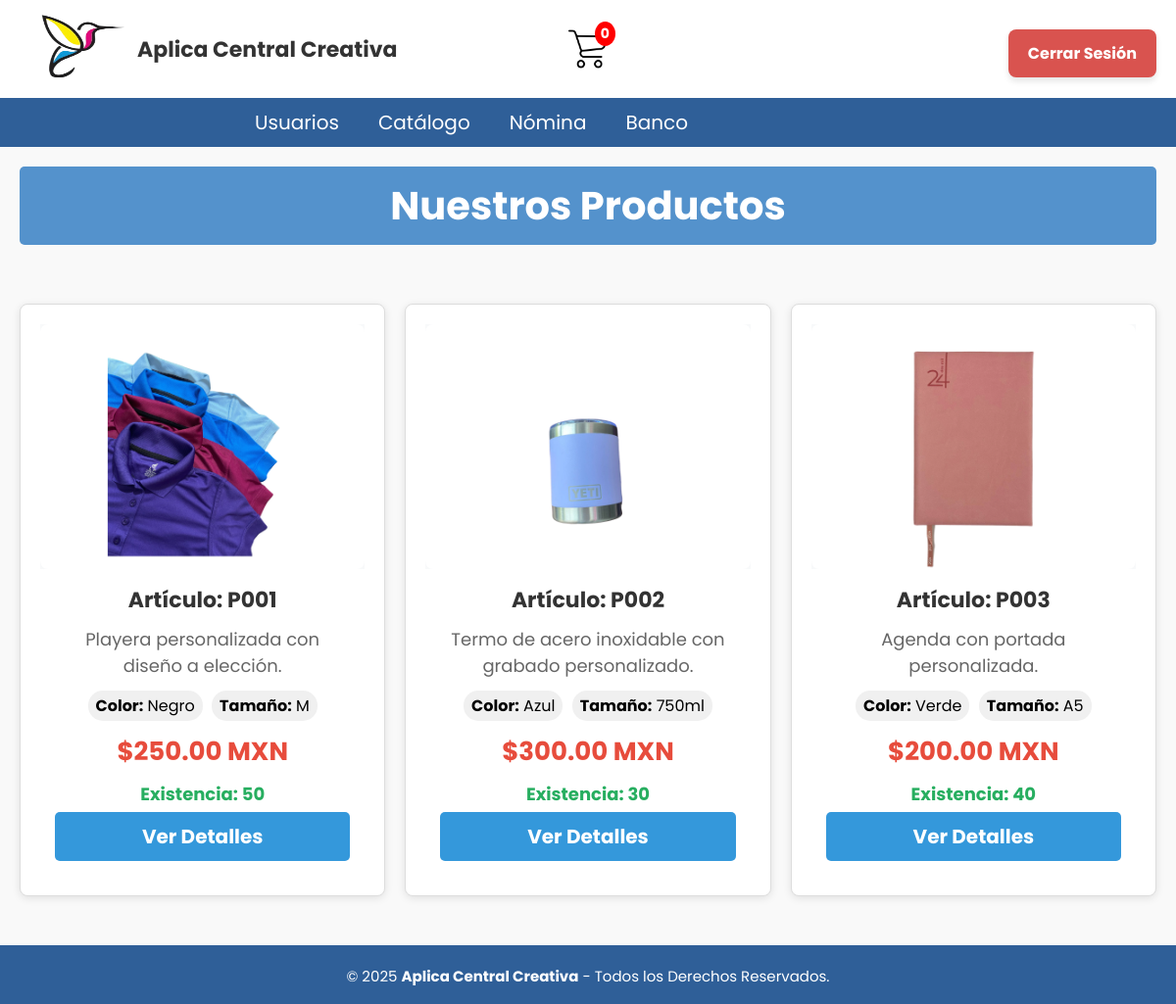
The app's page /Home/Home.php (signed in) with its own data.
### tables this page shows
CREATE TABLE articulos(
id_articulo VARCHAR(5) NOT NULL PRIMARY KEY UNIQUE,
descripcion TEXT NOT NULL,
id_detalle_articulo INT NOT NULL,
CONSTRAINT fk_deta_art FOREIGN KEY (id_detalle_articulo) REFERENCES detalle_articulos(id_detalle_articulo)
);

CREATE TABLE detalle_articulos(
id_detalle_articulo INT NOT NULL PRIMARY KEY AUTO_INCREMENT,
existencia INT NOT NULL,
costo DECIMAL(6,2) NOT NULL,
precio DECIMAL(6,2) NOT NULL,
id_proveedor INT NOT NULL,
estatus ENUM('Disponible','No Disponible','Descontinuado') DEFAULT 'Disponible',
CONSTRAINT fk_proveedor FOREIGN KEY (id_proveedor) REFERENCES usuario(id_usuario)
);

### Home/Home.php (the view, shortened to what this page needs)
<?php
include('../Nav/header.php');
?>
<!DOCTYPE html>
<html lang="es">
<head>
  <link rel="stylesheet" href="Home.css" />
</head>
<body>
<h1 class="titulo">Nuestros Productos</h1>
<div class="container">
  <div class="products-grid">
    <?php
    $sql = "SELECT DISTINCT
              a.id_articulo,
              a.descripcion,
              d.precio,
              d.existencia,
              d.estatus,
              d.id_detalle_articulo
            FROM articulos a
            INNER JOIN detalle_articulos d ON a.id_detalle_articulo = d.id_detalle_articulo
            WHERE d.estatus = 'Disponible'
            ORDER BY a.id_articulo";
    $resultado = $conn->query($sql);
    if ($resultado->num_rows > 0) {
        while ($row = $resultado->fetch_assoc()) {
            $sql_imagenes = "SELECT ac.valor
                            FROM articulo_completo ac
                            INNER JOIN atributos at ON ac.id_atributo = at.id_atributo
                            WHERE ac.id_articulo = ? AND at.nombre = 'Imagen'";
            $stmt = $conn->prepare($sql_imagenes);
            $stmt->bind_param("s", $row["id_articulo"]);
            $stmt->execute();
            $resultado_imagenes = $stmt->get_result();
            $imagenes = [];
            while ($img = $resultado_imagenes->fetch_assoc()) {
                $imagenes[] = $img['valor'];
            }
            $sql_atributos = "SELECT at.nombre, ac.valor
                             FROM articulo_completo ac
                             INNER JOIN atributos at ON ac.id_atributo = at.id_atributo
                             WHERE ac.id_articulo = ? AND at.nombre != 'Imagen'";
            $stmt_attr = $conn->prepare($sql_atributos);
            $stmt_attr->bind_param("s", $row["id_articulo"]);
            $stmt_attr->execute();
            $resultado_atributos = $stmt_attr->get_result();
            $atributos = [];
            while ($attr = $resultado_atributos->fetch_assoc()) {
                $atributos[$attr['nombre']] = $attr['valor'];
            }
            echo '<div class="product" data-product-id="' . $row["id_articulo"] . '">';
            echo '<div class="product-images">';
            if (!empty($imagenes)) {
                foreach ($imagenes as $index => $imagen) {
                    $activeClass = ($index === 0) ? ' active' : '';
                    echo '<img src="../Imagenes/' . htmlspecialchars($imagen) . '" alt="' . htmlspecialchars($row["descripcion"]) . '" class="product-img' . $activeClass . '">';
                }
            } else {
                echo '<img src="../Imagenes/no-image.png" alt="Sin imagen" class="product-img active">';
            }
            echo '</div>';
            echo '<div class="product-content">';
            echo '<h3>Artículo: ' . htmlspecialchars($row["id_articulo"]) . '</h3>';
            echo '<p>' . htmlspecialchars($row["descripcion"]) . '</p>';
            if (!empty($atributos)) {
                echo '<div class="product-attributes">';
                $contador = 0;
                foreach ($atributos as $nombre => $valor) {
                    if ($contador < 3) {
                        echo '<span class="attribute"><strong>' . htmlspecialchars($nombre) . ':</strong> ' . htmlspecialchars($valor) . '</span> ';
                        $contador++;
                    }
                }
                echo '</div>';
            }
            echo '<p class="price">$' . number_format($row["precio"], 2) . ' MXN</p>';
            echo '<p class="stock">Existencia: ' . $row["existencia"] . '</p>';
            echo '<a href="Detalle_articulo.php?id=' . $row["id_articulo"] . '" class="btn-ver-detalle">Ver Detalles</a>';
            echo '</div>';
            echo '</div>';
        }
    } else {
        echo '<div class="no-products">No hay productos disponibles en este momento.</div>';
    }
    ?>
  </div>
</div>
</body>
<?php
include ('../Nav/footer.php');
?>
</html>

### CSS/cabecera.css (style rules this page uses)
html { font-size: 20px; overflow-y: auto; font-family: 'Poppins', sans-serif; }

### CSS/menu.css (style rules this page uses)
* { padding: 0px; margin: 0px; }

### CSS/pie_pagina.css (style rules this page uses)
.container { flex: 1; }

### CSS/tablas_boton.css (style rules this page uses)
.titulo { background-color: #5492cc; color: white; padding: 10px 20px; border: none; border-radius: 5px; cursor: pointer; font-family: 'Poppins', sans-serif; margin-left: 20px; margin-top: 20px; margin-right: 20px; }
a { text-decoration: underline; color: rgb(0, 0, 0); }

### CSS/formularios.css (style rules this page uses)
.titulo { background-color: #5492cc; color: white; padding: 10px 20px; border: none; border-radius: 5px; cursor: pointer; font-family: 'Poppins', sans-serif; margin-left: 20px; margin-top: 20px; margin-bottom: 20px; margin-right: 20px; }
* { font-family: 'Poppins', sans-serif; margin: 0; padding: 0; box-sizing: border-box; }

### CSS/departamentos.css (style rules this page uses)
a { text-decoration: underline; color: purple; }

### CSS/cabecera2.css (style rules this page uses)
* { padding: 0px; margin: 0px; }
h1, h2 { color: #000000; }

### CSS/Detalle_Producto.css (style rules this page uses)
.price { font-size: 24px; font-weight: bold; color: #28a745; margin: 10px 0; }

### CSS/Carrito.css (style rules this page uses)
body { font-family: 'Segoe UI', Tahoma, Geneva, Verdana, sans-serif; background-color: #f4f4f9; color: #000000; }
h1 { text-align: center; margin-bottom: 30px; color: #000000; }

### CSS/direccion.css (style rules this page uses)
body { font-family: 'Segoe UI', Tahoma, Geneva, Verdana, sans-serif; background-color: #f4f4f9; color: #000000; }
h1 { text-align: center; margin-bottom: 30px; color: #000000; }
h3 { color: #000000; margin-bottom: 10px; }

### Home/Home.css (style rules this page uses)
body { font-family: Arial, sans-serif; margin: 0; padding: 0; background-color: #f9f9f9; }
.container { max-width: 1200px; margin: auto; padding: 2rem; display: grid; grid-template-columns: repeat(auto-fit, minmax(280px, 1fr)); gap: 2rem; }
.product { background-color: white; border-radius: 8px; box-shadow: 0 2px 10px rgba(0, 0, 0, 0.1); padding: 1rem; text-align: center; transition: transform 0.2s; }
.product img { max-width: 100%; border-radius: 8px; height: 200px; object-fit: cover; }
.product h3 { margin: 1rem 0 0.5rem; }
.product p { color: #555; }
.price { font-weight: bold; color: #e91e63; margin: 0.5rem 0; }

### Home/Home.php (style rules this page uses)
.container { max-width: 1200px; margin: 0 auto; padding: 20px; }
.products-grid { display: grid; grid-template-columns: repeat(auto-fill, minmax(280px, 1fr)); gap: 20px; margin-top: 20px; }
.product { border: 1px solid #ddd; border-radius: 8px; overflow: hidden; box-shadow: 0 2px 8px rgba(0,0,0,0.1); transition: transform 0.3s ease, box-shadow 0.3s ease; background: white; }
.product-images { position: relative; width: 100%; height: 250px; overflow: hidden; background-color: #f8f9fa; }
.product-images img { width: 100%; height: 100%; object-fit: contain; position: absolute; top: 0; left: 0; opacity: 0; transition: opacity 0.8s ease-in-out; background-color: white; }
.product-images img.active { opacity: 1; }
.product-content { padding: 15px; }
.product-content h3 { margin: 0 0 10px 0; font-size: 1.1em; color: #333; }
.product-content p { margin: 5px 0; color: #666; font-size: 0.9em; }
.product-attributes { margin: 10px 0; }
.attribute { display: inline-block; background: #f0f0f0; padding: 3px 8px; margin: 2px; border-radius: 15px; font-size: 0.8em; }
.price { font-size: 1.3em !important; font-weight: bold !important; color: #e74c3c !important; margin: 10px 0 !important; }
.stock { color: #27ae60 !important; font-weight: bold !important; }
.btn-ver-detalle { width: 100%; background-color: #3498db; color: white; padding: 10px 15px; border: none; border-radius: 5px; cursor: pointer; text-decoration: none; display: inline-block; text-align: center; transition: background-color 0.3s; font-weight: bold; }

### records on screen
articulos: id_articulo "P001", descripcion "Playera personalizada con diseño a elección.", nombre "Color", valor "Negro", nombre "Tamaño", valor "M", id_detalle_articulo.precio "250.00", id_detalle_articulo.existencia "50"
articulos: id_articulo "P002", descripcion "Termo de acero inoxidable con grabado personalizado.", nombre "Color", valor "Azul", nombre "Tamaño", valor "750ml", id_detalle_articulo.precio "300.00", id_detalle_articulo.existencia "30"
articulos: id_articulo "P003", descripcion "Agenda con portada personalizada.", nombre "Color", valor "Verde", nombre "Tamaño", valor "A5", id_detalle_articulo.precio "200.00", id_detalle_articulo.existencia "40"

### other values on screen
$nombre "Usuarios"
$nombre "Catálogo"
$nombre "Nómina"
$nombre "Banco"
